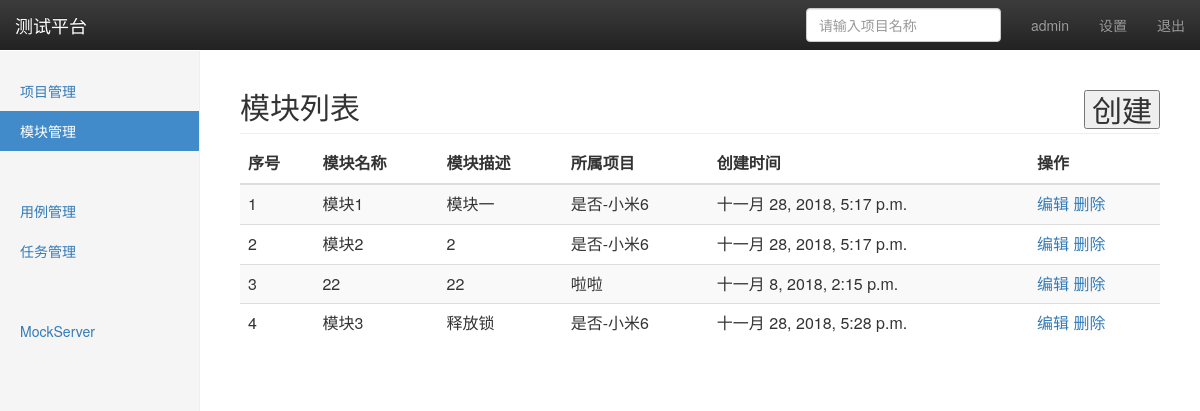
The page /manage/module/ (signed in) on the database as committed earlier.
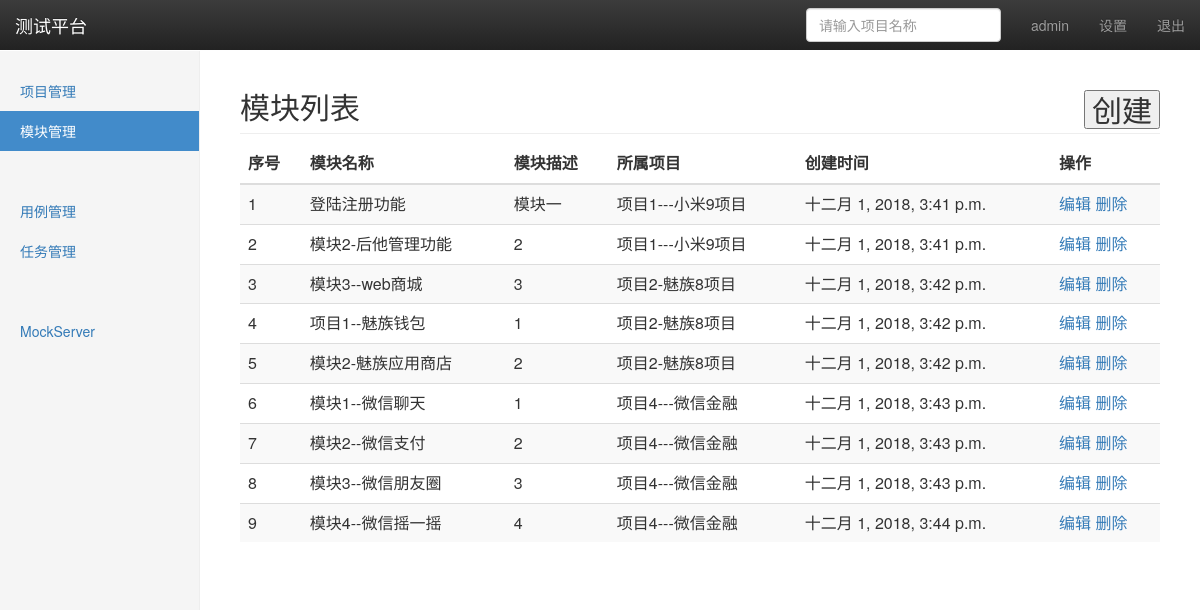
The same page on the database as committed later.
### project_app/models.py (models this page shows, shortened)
class module(models.Model):
	project = models.ForeignKey(project,on_delete=models.CASCADE)
	name = models.CharField('模块名称',max_length=50,default='')
	description = models.TextField('模块表述',default='')
	create_time = models.DateTimeField('创建时间',auto_now=True)

class project(models.Model):
	name = models.CharField('项目名称',max_length=50,blank=False,default='')
	description = models.TextField('项目描述',default='')
	status = models.BooleanField('状态',default=True)
	create_time = models.DateTimeField('创建时间',auto_now=True)
	def __str__(self):
		return self.name

### project_app/views/module_views.py (the view)
# urls.py: path('module/', module_views.module_manage),
@login_required
def module_manage(requests):
	username = requests.session.get('user','')
	module_all = module.objects.all()
	return render(requests,'project_app/module.html',{'user':username,'modules':module_all,'type':'list'})

### templates/project_app/module.html (shortened to what this page needs)
{% extends  'base.html' %}
{% block content %}
    <nav class="navbar navbar-inverse navbar-fixed-top">
      <div class="container-fluid">
        <div class="navbar-header">
          <a class="navbar-brand" href="#">测试平台</a>
        </div>
        <div id="navbar" class="navbar-collapse collapse">
          <ul class="nav navbar-nav navbar-right">
            <li><a href="#"> {{ user }}</a></li>
            <li><a href="#">设置</a></li>
            <li><a href="/logout/">退出</a></li>
          </ul>
          <form class="navbar-form navbar-right">
            <input type="text" class="form-control" placeholder="请输入项目名称">
          </form>
        </div>
      </div>
    </nav>
    <div class="container-fluid">
      <div class="row">
        <div class="col-sm-3 col-md-2 sidebar">
          <ul class="nav nav-sidebar">
            <li><a href="/manage/project/">项目管理</a></li>
            <li class="active"><a href="/manage/module/">模块管理</a></li>
            <li><a href="#"></a></li>
          </ul>
          <ul class="nav nav-sidebar">
            <li><a href="/cases/">用例管理</a></li>
            <li><a href="/cases/task/">任务管理</a></li>
          </ul>
          <ul class="nav nav-sidebar">
            <li><a href=""></a></li>
            <li><a href="">MockServer</a></li>
          </ul>
        </div>
    {% if type == 'list' %}
    <div class="col-sm-2 col-sm-offset-2 col-md-10 col-md-offset-2 main">
        <h2 class="sub-header">模块列表
          <button  type='button' style='float:right' onclick="window.location.href='add/'">创建</button>
        </h2>
          <div class="table-responsive">
            <table id='molist' class="table table-striped">
              <thead>
                <tr>
                  <th>序号</th>
                  <th>模块名称</th>
                  <th>模块描述</th>
                  <th>所属项目</th>
                  <th>创建时间</th>
                  <th>操作</th>
                </tr>
              </thead>
              <tbody>
                {% for module in modules %}
                <tr>
                  <td>{{ forloop.counter }}</td>
                  <td>{{ module.name }}</td>
                  <td>{{ module.description }}</td>
                  <td>{{ module.project }}</td>
                  <td>{{ module.create_time}}</td>
                  <td>
                    <a href="edit/{{ module.id }}/">编辑</a>
                    <a href="del/{{  module.id }}/">删除</a>
                  </td>
                </tr>
                {% endfor %}
              </tbody>
            </table>
          </div>
        </div>
      </div>
    </div>
    {% endif %}
{% endblock %}

Rows that differ between the two databases and show on the page:
removed module: name "模块1", description "模块一", project "是否-小米6", create_time "十一月 28, 2018, 5:17 p.m."
removed module: name "22", description "22", project "啦啦", create_time "十一月 8, 2018, 2:15 p.m."
removed module: name "模块3", description "释放锁", project "是否-小米6", create_time "十一月 28, 2018, 5:28 p.m."
added module: name "登陆注册功能", description "模块一", project "项目1---小米9项目", create_time "十二月 1, 2018, 3:41 p.m."
changed module: name "模块2" → "模块2-后他管理功能"; project "是否-小米6" → "项目1---小米9项目"; create_time "十一月 28, 2018, 5:17 p.m." → "十二月 1, 2018, 3:41 p.m."
added module: name "模块3--web商城", description "3", project "项目2-魅族8项目", create_time "十二月 1, 2018, 3:42 p.m."
added module: name "项目1--魅族钱包", description "1", project "项目2-魅族8项目", create_time "十二月 1, 2018, 3:42 p.m."
added module: name "模块2-魅族应用商店", description "2", project "项目2-魅族8项目", create_time "十二月 1, 2018, 3:42 p.m."
added module: name "模块1--微信聊天", description "1", project "项目4---微信金融", create_time "十二月 1, 2018, 3:43 p.m."
added module: name "模块2--微信支付", description "2", project "项目4---微信金融", create_time "十二月 1, 2018, 3:43 p.m."
added module: name "模块3--微信朋友圈", description "3", project "项目4---微信金融", create_time "十二月 1, 2018, 3:43 p.m."
added module: name "模块4--微信摇一摇", description "4", project "项目4---微信金融", create_time "十二月 1, 2018, 3:44 p.m."
